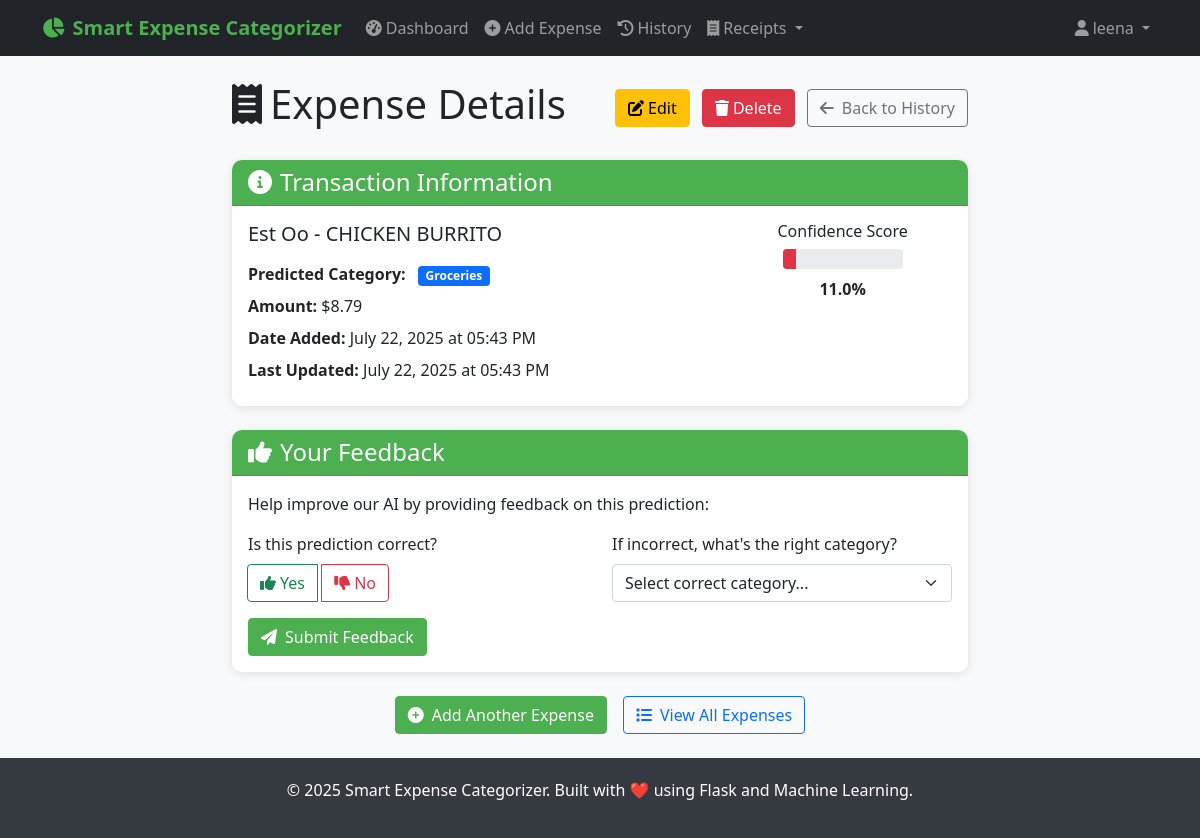
Screenshot of /expense/dc8a5c63-7949-45f6-b19b-cfa359e6ef3c (signed in) with the database file from the repository.
### PYTHON/models.py (models this page shows, shortened)
class User(UserMixin, db.Model):
    __tablename__ = 'users'
    id = db.Column(db.String(36), primary_key=True, default=lambda: str(uuid.uuid4()))
    username = db.Column(db.String(80), unique=True, nullable=False, index=True)
    email = db.Column(db.String(120), unique=True, nullable=False, index=True)
    password_hash = db.Column(db.String(255), nullable=False)
    created_at = db.Column(db.DateTime, default=datetime.utcnow)
    is_active = db.Column(db.Boolean, default=True)
    expenses = db.relationship('Expense', backref='user', lazy='dynamic', cascade='all, delete-orphan')

class Expense(db.Model):
    __tablename__ = 'expenses'
    id = db.Column(db.String(36), primary_key=True, default=lambda: str(uuid.uuid4()))
    user_id = db.Column(db.String(36), db.ForeignKey('users.id'), nullable=False, index=True)
    description = db.Column(db.Text, nullable=False)
    amount = db.Column(db.Numeric(10, 2), nullable=True)
    predicted_category = db.Column(db.String(100), nullable=False, index=True)
    confidence_score = db.Column(db.Float, nullable=False)
    model_predictions = db.Column(db.JSON)  # Store individual model predictions
    created_at = db.Column(db.DateTime, default=datetime.utcnow, index=True)
    updated_at = db.Column(db.DateTime, default=datetime.utcnow, onupdate=datetime.utcnow)
    user_feedback = db.Column(db.String(100), nullable=True)  # User can correct the category
    is_correct = db.Column(db.Boolean, nullable=True)  # User can mark if prediction was correct
    source = db.Column(db.String(50), nullable=True, default='manual')  # 'manual', 'receipt_upload', 'api'
    expense_metadata = db.Column(db.JSON, nullable=True)  # Store receipt data, OCR confidence, etc.
    date = db.Column(db.DateTime, nullable=True)  # Expense date (can be different from created_at)

### PYTHON/routes.py (the view)
@main_bp.route('/expense/<expense_id>')
@login_required
def expense_detail(expense_id):
    expense = Expense.query.filter_by(id=expense_id, user_id=current_user.id).first_or_404()
    form = FeedbackForm()
    model = load_ensemble_model()
    if model and model.categories:
        form.correct_category.choices = [(cat, cat) for cat in model.categories]
    return render_template('expense_detail.html', expense=expense, form=form)

### PYTHON/forms.py
class FeedbackForm(FlaskForm):
    correct_category = SelectField('Correct Category', validators=[
        DataRequired(message='Please select the correct category')
    ], choices=[])  # Will be populated dynamically
    is_prediction_correct = BooleanField('Was the prediction correct?')

### PYTHON/app.py (called while the page is built)
def init_extensions(app):
    db.init_app(app)
    login_manager = LoginManager()
    login_manager.init_app(app)
    login_manager.login_view = 'auth.login'
    login_manager.login_message = 'Please log in to access this page.'
    login_manager.login_message_category = 'info'
    login_manager.session_protection = 'strong'
    csrf = CSRFProtect(app)
    @login_manager.user_loader
    def load_user(user_id):
        try:
            return User.query.get(user_id)
        except Exception:
            return None
    @app.before_request
    def fix_session():
        from flask import session
        if not session.get('_session_initialized'):
            session['_session_initialized'] = True
            session.permanent = True

def add_security_headers(app):
    @app.after_request
    def set_security_headers(response):
        if hasattr(app.config, 'SECURITY_HEADERS'):
            for header, value in app.config['SECURITY_HEADERS'].items():
                response.headers[header] = value
        response.headers['X-Content-Type-Options'] = 'nosniff'
        response.headers['X-Frame-Options'] = 'DENY'
        response.headers['X-XSS-Protection'] = '1; mode=block'
        return response

def register_context_processors(app):
    @app.context_processor
    def inject_now():
        return {'now': datetime.now()}

### PYTHON/ml_models.py (called while the page is built)
    def load_models(self):
        try:
            self.models['naive_bayes'] = joblib.load(Config.NAIVE_BAYES_MODEL_PATH)
            self.models['svm'] = joblib.load(Config.SVM_MODEL_PATH)
            self.models['keyword'] = joblib.load(Config.KEYWORD_RULES_PATH)
            self.vectorizers = joblib.load(Config.VECTORIZER_PATH)
            metadata = joblib.load(os.path.join(Config.MODEL_DIR, 'metadata.pkl'))
            self.categories = metadata['categories']
            self.model_weights = metadata['model_weights']
            self.is_trained = metadata['is_trained']
            logging.info("All models loaded successfully")
            return True
        except Exception as e:
            logging.error(f"Error loading models: {str(e)}")
            return False

### PYTHON/templates/expense_detail.html (shortened to what this page needs)
{% extends "base.html" %}
{% block content %}
<div class="row justify-content-center">
    <div class="col-lg-8">
        <div class="d-flex justify-content-between align-items-center mb-4">
            <h1>
                <i class="fas fa-receipt me-2"></i>Expense Details
            </h1>
            <div>
                <a href="{{ url_for('main.edit_expense', expense_id=expense.id) }}" class="btn btn-warning me-2">
                    <i class="fas fa-edit me-1"></i>Edit
                </a>
                <button type="button" class="btn btn-danger me-2" data-bs-toggle="modal" data-bs-target="#deleteModal">
                    <i class="fas fa-trash me-1"></i>Delete
                </button>
                <a href="{{ url_for('main.expenses') }}" class="btn btn-outline-secondary">
                    <i class="fas fa-arrow-left me-2"></i>Back to History
                </a>
            </div>
        </div>
        <div class="card mb-4">
            <div class="card-header">
                <h4 class="mb-0">
                    <i class="fas fa-info-circle me-2"></i>Transaction Information
                </h4>
            </div>
            <div class="card-body">
                <div class="row">
                    <div class="col-md-8">
                        <h5 class="mb-3">{{ expense.description }}</h5>
                        <div class="mb-2">
                            <strong>Predicted Category:</strong>
                            <span class="badge bg-primary ms-2">{{ expense.predicted_category }}</span>
                        </div>
                        {% if expense.amount %}
                            <div class="mb-2">
                                <strong>Amount:</strong> ${{ "%.2f"|format(expense.amount) }}
                            </div>
                        {% endif %}
                        <div class="mb-2">
                            <strong>Date Added:</strong> {{ expense.created_at.strftime('%B %d, %Y at %I:%M %p') }}
                        </div>
                        {% if expense.updated_at != expense.created_at %}
                            <div class="mb-2">
                                <strong>Last Updated:</strong> {{ expense.updated_at.strftime('%B %d, %Y at %I:%M %p') }}
                            </div>
                        {% endif %}
                    </div>
                    <div class="col-md-4 text-center">
                        <div class="mb-3">
                            <h6>Confidence Score</h6>
                            <div class="progress mx-auto mb-2" style="width: 120px; height: 20px;">
                                <div class="progress-bar
                                    {% if expense.confidence_score >= 0.8 %}bg-success
                                    {% elif expense.confidence_score >= 0.6 %}bg-warning
                                    {% else %}bg-danger{% endif %}"
                                    style="width: {{ (expense.confidence_score * 100)|round }}%">
                                </div>
                            </div>
                            <strong>{{ (expense.confidence_score * 100)|round }}%</strong>
                        </div>
                    </div>
                </div>
            </div>
        </div>
        <div class="card mb-4">
            <div class="card-header">
                <h4 class="mb-0">
                    <i class="fas fa-thumbs-up me-2"></i>Your Feedback
                </h4>
            </div>
            <div class="card-body">
                <p class="mb-3">Help improve our AI by providing feedback on this prediction:</p>
                <form method="POST" action="{{ url_for('main.expense_feedback', expense_id=expense.id) }}">
                    <div class="row">
                        <div class="col-md-6 mb-3">
                            <label class="form-label">Is this prediction correct?</label>
                            <div class="btn-group d-block" role="group">
                                <label class="btn btn-outline-success" for="correct_yes">
                                    <i class="fas fa-thumbs-up me-1"></i>Yes
                                </label>
                                <label class="btn btn-outline-danger" for="correct_no">
                                    <i class="fas fa-thumbs-down me-1"></i>No
                                </label>
                            </div>
                        </div>
                        <div class="col-md-6 mb-3">
                            <label class="form-label">If incorrect, what's the right category?</label>
                            <select class="form-select" name="correct_category">
                                <option value="">Select correct category...</option>
                            </select>
                        </div>
                    </div>
                    <button type="submit" class="btn btn-primary">
                        <i class="fas fa-paper-plane me-2"></i>Submit Feedback
                    </button>
                </form>
            </div>
        </div>
        <div class="d-grid gap-2 d-md-flex justify-content-md-center">
            <a href="{{ url_for('main.predict') }}" class="btn btn-primary me-md-2">
                <i class="fas fa-plus-circle me-2"></i>Add Another Expense
            </a>
            <a href="{{ url_for('main.expenses') }}" class="btn btn-outline-primary">
                <i class="fas fa-list me-2"></i>View All Expenses
            </a>
        </div>
    </div>
</div>
{% endblock %}

### PYTHON/templates/base.html (shortened to what this page needs)
<!DOCTYPE html>
<html lang="en">
<head>
    <link href="https://cdn.jsdelivr.net/npm/bootstrap@5.1.3/dist/css/bootstrap.min.css" rel="stylesheet">
    <link href="https://cdnjs.cloudflare.com/ajax/libs/font-awesome/6.0.0/css/all.min.css" rel="stylesheet">
</head>
<body>
    <nav class="navbar navbar-expand-lg navbar-dark bg-dark">
        <div class="container">
            <a class="navbar-brand" href="{{ url_for('main.index') }}">
                <i class="fas fa-chart-pie me-2"></i>Smart Expense Categorizer
            </a>
            <div class="collapse navbar-collapse" id="navbarNav">
                <ul class="navbar-nav me-auto">
                    {% if current_user.is_authenticated %}
                        <li class="nav-item">
                            <a class="nav-link" href="{{ url_for('main.dashboard') }}">
                                <i class="fas fa-tachometer-alt me-1"></i>Dashboard
                            </a>
                        </li>
                        <li class="nav-item">
                            <a class="nav-link" href="{{ url_for('main.predict') }}">
                                <i class="fas fa-plus-circle me-1"></i>Add Expense
                            </a>
                        </li>
                        <li class="nav-item">
                            <a class="nav-link" href="{{ url_for('main.expenses') }}">
                                <i class="fas fa-history me-1"></i>History
                            </a>
                        </li>
                        <li class="nav-item dropdown">
                            <a class="nav-link dropdown-toggle" href="#" id="receiptDropdown" role="button" data-bs-toggle="dropdown">
                                <i class="fas fa-receipt me-1"></i>Receipts
                            </a>
                        </li>
                    {% endif %}
                </ul>
                <ul class="navbar-nav">
                    {% if current_user.is_authenticated %}
                        <li class="nav-item dropdown">
                            <a class="nav-link dropdown-toggle" href="#" id="navbarDropdown" role="button" data-bs-toggle="dropdown">
                                <i class="fas fa-user me-1"></i>{{ current_user.username }}
                            </a>
                        </li>
                    {% endif %}
                </ul>
            </div>
        </div>
    </nav>
    <main class="container my-4">
        {% block content %}{% endblock %}
    </main>
    <footer class="footer mt-auto">
        <div class="container text-center">
            <p>&copy; {{ now.year }} Smart Expense Categorizer. Built with ❤️ using Flask and Machine Learning.</p>
        </div>
    </footer>
</body>
</html>

### PYTHON/templates/base.html (style rules this page uses)
:root { --primary-color: #4CAF50; --secondary-color: #45a049; --accent-color: #2196F3; --danger-color: #f44336; --warning-color: #ff9800; --success-color: #4CAF50; --info-color: #2196F3; }
body { background-color: #f8f9fa; font-family: 'Segoe UI', Tahoma, Geneva, Verdana, sans-serif; }
.navbar-brand { font-weight: bold; color: var(--primary-color) !important; }
.btn-primary { background-color: var(--primary-color); border-color: var(--primary-color); }
.card { box-shadow: 0 2px 10px rgba(0,0,0,0.1); border: none; border-radius: 10px; }
.card-header { background-color: var(--primary-color); color: white; border-radius: 10px 10px 0 0 !important; }
.footer { background-color: #343a40; color: white; padding: 20px 0; margin-top: 50px; }

### rows the page displays
User: username "leena"
Expense: description "Est Oo - CHICKEN BURRITO", predicted_category "Groceries", amount "8.79", created_at "July 22, 2025 at 05:43 PM", updated_at "July 22, 2025 at 05:43 PM", (expense.confidence_score*100)|round "11.0"
